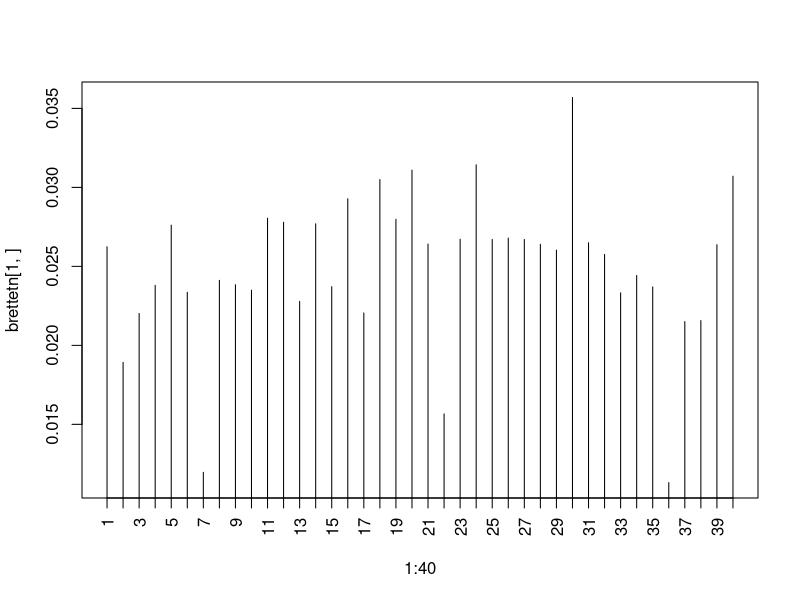
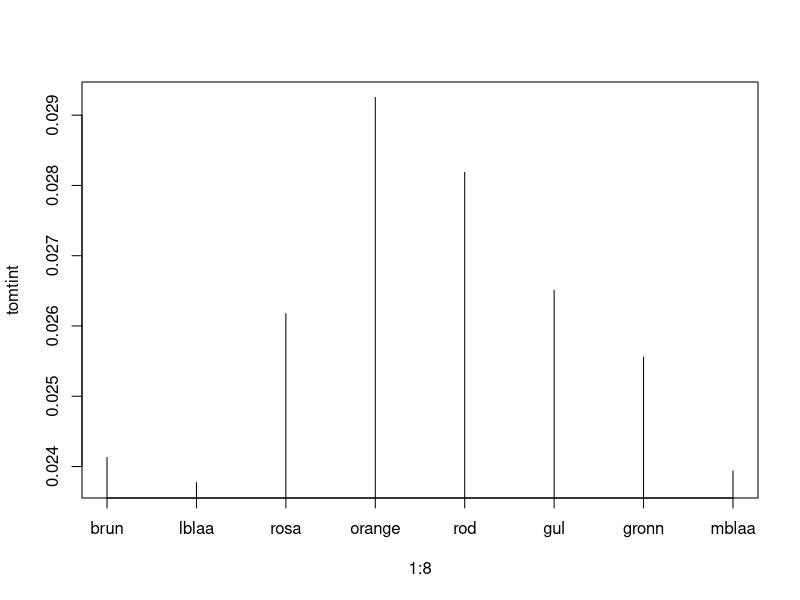

Write R code to recreate these figures, in order.
sjanse=rep(0,40)
sjanse[c(1,5,11,24,30,39,40)]=1/8
provlykken=rep(0,40)
provlykken[c(30,40)]=0.5

sjanseloc=c(7,22,36)
provlykkenloc=c(2,17,33)

brettet=matrix(rep(0,40*40),40,40)
prob=c(1/36,2/36,3/36,4/36,5/36,6/36,5/36,4/36,3/36,2/36,1/36)
tempbrett=c(1:40,1:12)
for(i in 1:40){
  brettet[i,tempbrett[(i+2):(i+12)]]=prob
}
#Fengsel
brettet[30,]=brettet[10,]*(5/6)^9+(1-(5/6)^9)*c(rep(0,11),1/6,0,1/6,0,1/6,0,1/6,0,1/6,0,1/6,rep(0,18))

#prov lykken kort
for(i in provlykkenloc){
  temp=which(brettet[,i]!=0)
  for(j in temp){
    brettet[j,]=brettet[j,]+brettet[j,i]*provlykken*2/16
    brettet[j,i]=brettet[j,i]*14/16
  }
}

#sjanse kort
for(i in sjanseloc){
  temp=which(brettet[,i]!=0)
  for(j in temp){
    sjansetemp=sjanse
    sjansetemp[i-3]=sjansetemp[i-3]+1/8
    brettet[j,]=brettet[j,]+brettet[j,i]*sjansetemp*8/16
    brettet[j,i]=brettet[j,i]*8/16
  }
}


brettetn=brettet%*%brettet #brettetn,n=2
brettetn=brettetn%*%brettetn #brettetn,n=4
brettetn=brettetn%*%brettetn #brettetn,n=8
brettetn=brettetn%*%brettetn #brettetn,n=16
brettetn=brettetn%*%brettetn #brettetn,n=32
brettetn=brettetn%*%brettetn #brettetn,n=64
brettetn=brettetn%*%brettetn #brettetn,n=128

plot(1:40, brettetn[1,],type='h',xaxt='n')
axis(1, at = 1:40, las=2)



#gate type
tomt=list(brun=c(1,3), lblaa=c(6,8,9), rosa=c(11,13,14), orange=c(16,18,19), rod=c(21,23,24), gul=c(26,27,29), gronn=c(31,32,34),mblaa=c(37,39))
name=c('brun','lblaa','rosa','orange','rod','gul','gronn','mblaa')
tomtint=rep(0,8)
for(i in 1:length(tomt)){
  tomtint[i]=sum(brettetn[1,tomt[[i]]])/length(tomt[[i]])
}
plot(1:8,tomtint,type='h',xaxt='n')
axis(1, 1:8, name)
